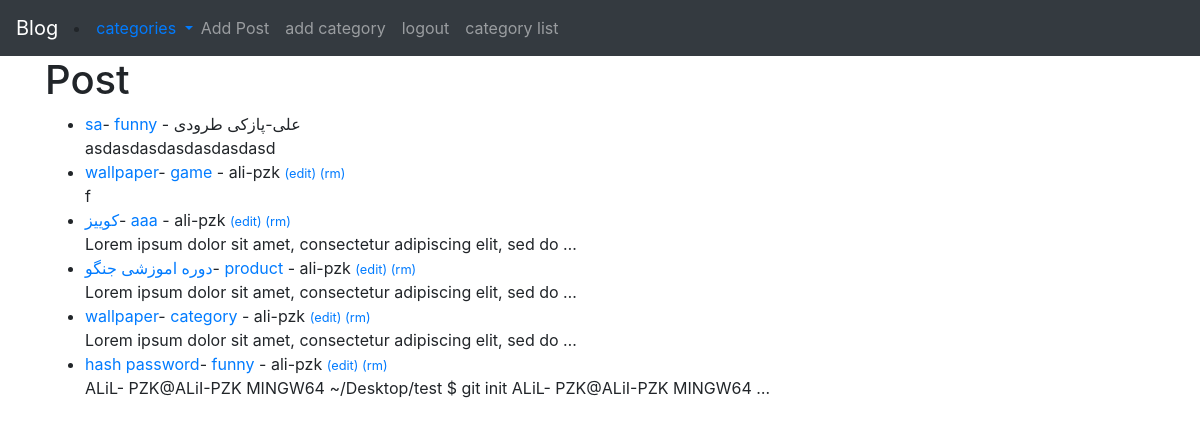
The app's page / (signed in) with its own data.
### MyBlog/models.py (models this page shows, shortened)
class Post(models.Model):
    title = models.CharField(max_length=260)
    title_tag = models.CharField(max_length=250)
    author = models.ForeignKey(User, on_delete=models.CASCADE)
    body = models.TextField()
    post_date = models.DateField(auto_now_add=True)
    category = models.CharField(max_length=260, default='open')

### MyBlog/views.py (the view)
# urls.py: path('', HomeView.as_view(), name="home"),
class HomeView(ListView):
    model = Post
    template_name = 'home.html'
    name = Category.objects.all()
    ordering = ['-id']
    def get_context_data(self, *args, **kwargs):
        name_menu = Category.objects.all()
        context = super(HomeView, self).get_context_data(*args, **kwargs)
        context["name_menu"] = name_menu
        return context

### MyBlog/models.py (called while the page is built)
    def __str__(self):
        return self.name

### templates/home.html
{% extends 'base.html' %}
{% load static %}
{% block content %}
    <h1>Post</h1>
    <ul>
        {% for post in object_list %}
            <li><a href="{% url 'article-view' post.pk %}">{{ post.title }}</a>-
                <a href="{% url 'category' post.category|slugify %}">{{ post.category }}</a>
                - {{ post.author.first_name }}-{{ post.author.last_name }}
                <small>
                    {% if user.is_authenticated %}
                        {% if user.id == post.author.id %}
                            <a href="{% url 'update_post' post.pk %}">(edit)</a>
                            <a href="{% url 'delete_post' post.pk %}">(rm)</a>
                        {% endif %}
                    {% endif %}
                </small>
            </li>
            {{ post.body | truncatewords:10 }}
        {% endfor %}
    </ul>
{% endblock %}

### records on screen
Post: title "sa", category "funny", author.first_name "علی", author.last_name "پازکی طرودی", body "asdasdasdasdasdasdasd"
Post: title "wallpaper", category "game", author.first_name "ali", author.last_name "pzk", shows "(edit)", body "f"
Post: title "کوییز", category "aaa", author.first_name "ali", author.last_name "pzk", shows "(edit)", body "Lorem ipsum dolor sit amet, consectetur adipiscing elit, sed do …"
Post: title "دوره اموزشی جنگو", category "product", author.first_name "ali", author.last_name "pzk", shows "(edit)", body "Lorem ipsum dolor sit amet, consectetur adipiscing elit, sed do …"
Post: title "wallpaper", category "category", author.first_name "ali", author.last_name "pzk", shows "(edit)", body "Lorem ipsum dolor sit amet, consectetur adipiscing elit, sed do …"
Post: title "hash password", category "funny", author.first_name "ali", author.last_name "pzk", shows "(edit)", body "ALiL- PZK@ALiI-PZK MINGW64 ~/Desktop/test $ git init ALiL- PZK@ALiI-PZK MINGW64 …"
